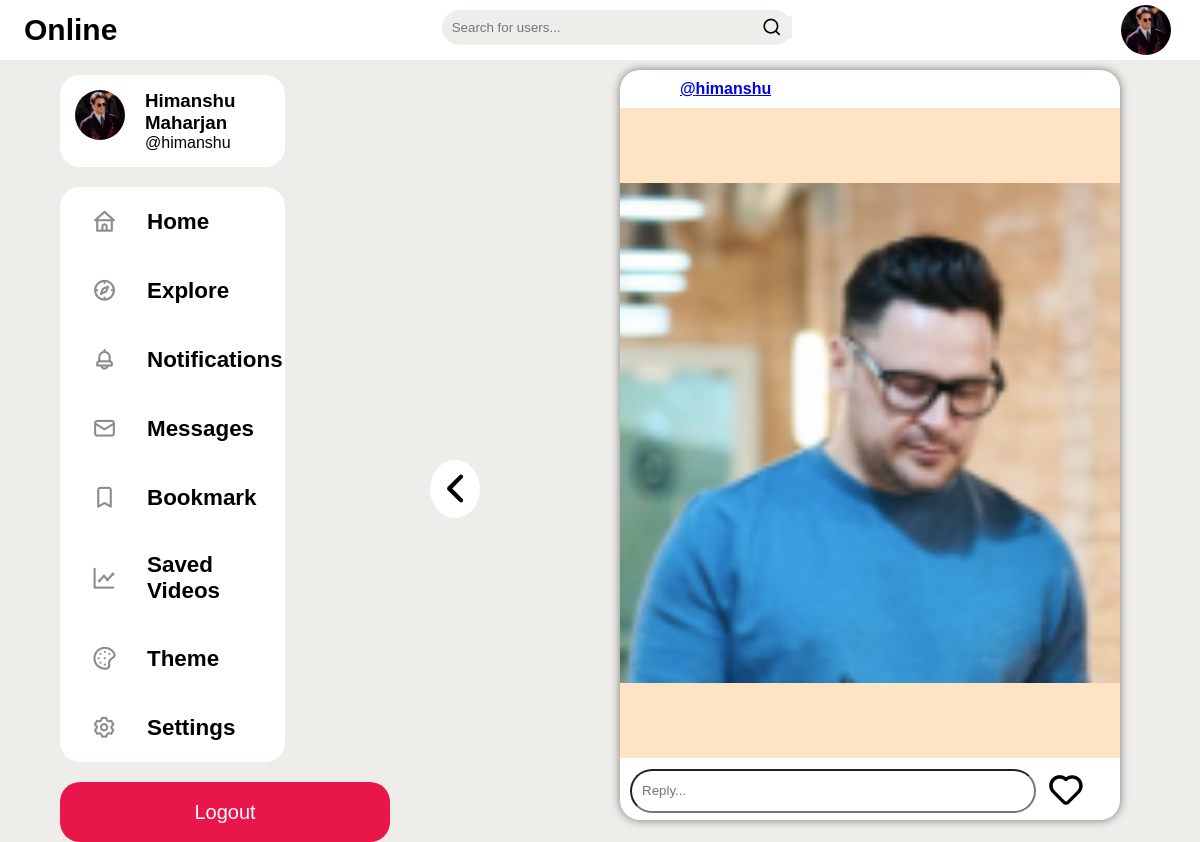
The app's page /stories (signed in) with its own data.
### core/models.py (models this page shows, shortened)
class Profile(models.Model):
    user = models.OneToOneField(User, related_name='profile', on_delete=models.CASCADE)
    bio = models.TextField(blank=True)
    profileimg = models.ImageField(upload_to='profile_images', default='blankprofile.jpg')
    location = models.CharField(max_length=100, blank=True)

class Stories(models.Model):
    story_image = models.ImageField(upload_to='post_story')
    user = models.CharField(max_length=100)

### core/views.py (the view)
# urls.py: path('stories', views.stories, name='stories'),
def stories(request):
    user_profile = Profile.objects.get(user=request.user)
    all_stories = Stories.objects.all()
    return render(request, 'stories.html', {'user_profile': user_profile, 'all_stories':all_stories})

### templates/stories.html (shortened to what this page needs)
{% load static %}
<!DOCTYPE html>
<html lang="en">
<head>
    <link rel="stylesheet" href="{% static 'stories.css' %}">
    <link rel="stylesheet" href="https://unicons.iconscout.com/release/v4.0.8/css/line.css">
</head>
<body>
    <nav class="navbar">
        <div class="left-nav">
            <h1 style="font-size: 30px; font-family:'Gill Sans', 'Gill Sans MT', Calibri, 'Trebuchet MS', sans-serif;">Online</h1>
        </div>
        <form action="{% url 'searchuser' %}" method="POST">
            <div class="searchbar">
                <input type="text" placeholder="Search for users..." name="search">
                <button type="submit"><i class="uil uil-search"></i></button>
            </div>
        </form>
        <div class="right-nav">
            <img src="{{user_profile.profileimg.url}}">
        </div>
    </nav>
    <main>
        <div class="container">
            <div class="left">
                <div class="profile">
                    <a href="/profile/{{user.username}}">
                        <div class="profile-photo">
                            <img src="{{user_profile.profileimg.url}}">
                        </div>
                    <div class="handle">
                        <h3>{{user.first_name}} {{user.last_name}}</h3>
                        <p>@{{user.username}}</p>
                    </div>
                    </a>
                </div>
                <div class="sidebar">
                    <a href="/" class="item"><i class="uil uil-home"></i>Home</a>
                    <a href="explore" class="item"><i class="uil uil-compass"></i>Explore</a>
                    <a class="item notify"><i class="uil uil-bell"></i>Notifications</a>
                    <a href="messages" class="item"><i class="uil uil-envelope-alt"></i>Messages</a>
                    <a href="bookmark" class="item"><i class="uil uil-bookmark"></i>Bookmark</a>
                    <a href="" class="item"><i class="uil uil-chart-line"></i>Saved Videos</a>
                    <a class="item"><i class="uil uil-palette"></i>Theme</a>
                    <a href="settings" class="item"><i class="uil uil-setting"></i>Settings</a>
                </div>
                <a href="logout"><button>Logout</button></a>
            </div>
            <div class="right">
                <div class="storybox" id="story-box">
                    {% for all_story in all_stories %}
                    <div class="view-stories" >
                        <div class="user-story-details">
                            <a href="/profile/{{all_story.user}}"><p><b>@{{all_story.user}}</b></p></a>
                        </div>
                        <div class="story-content">
                            <img src="{{all_story.story_image.url}}">
                        </div>
                        <div class="reply">
                            <input type="text" name="reply" placeholder="Reply...">
                            <i class="uil uil-heart"></i>
                        </div>
                    </div>
                    {% endfor %}
                </div>
                <i class="uil uil-angle-left-b story-sliders" id="story-left"></i>
            </div>
    </main>
</body>
</html>

### static/css/stories.css (style rules this page uses)
* { margin: 0; padding: 0; font-family: 'poppins', sans-serif; }
body { background-color: rgb(238, 237, 234); }
.navbar { display: flex; background-color: white; justify-content: space-between; position: sticky; top: 0; z-index: 100; }
.left-nav, .right-nav { display:flex ; margin: 5px 2%; align-items: center; }
.searchbar { background-color: rgb(238, 237, 234); border-radius: 25px; display: flex; width: 350px; margin:10px 0; align-items: center; }
.uil-search { font-size: 20px; width: 30px; cursor: pointer; margin-right: 10px; }
.navbar .searchbar button { border: none; }
.searchbar input { border: 0; width: 100%; outline: none; background: transparent; padding: 10px; }
.right-nav img { width: 50px; height: 50px; border-radius: 50%; margin: 0 5px; cursor: pointer; }
.container { display: flex; }
.left { width:25%; height:88vh; position: sticky; top: 70px; }
.right { width: 75%; height: 88vh; position: sticky; top: 70px; }
.profile { margin: 15px 15px 15px 60px; background-color: white; border-radius: 20px; display: flex; }
.profile a { display: flex; margin: 15px; text-decoration: none; color: black; }
.handle { margin-left: 20px; }
.profile-photo img { width: 50px; border-radius: 50%; }
.left .sidebar { margin: 20px 15px 20px 60px; background-color: white; border-radius: 20px; font-size: 1.4rem; }
.sidebar a { display: flex; align-items: center; text-decoration: none; padding: 20px 0px ; cursor: pointer; transition: all 300ms ease; color: black; font-weight: bold; position: relative; }
.left .sidebar a i { padding-right: 30px; margin-left: 2rem; color: rgb(140, 139, 139); font-size: 25px; }
.left a button { padding: 15px; background-color: rgb(233, 22, 75); margin: 0px 0 0 60px; width: 330px; height: 60px; color: white; border-radius: 20px; border: none; font-size: 20px; cursor: pointer; }
.storybox { position: fixed; background-color: white; border-radius: 20px; min-width: 500px; max-width: 500px; height: 750px; top: 70px; left: 620px; box-shadow: 0 0 10px rgba(0,0,0,0.5); z-index: 8; display: flex; overflow: hidden; }
.view-stories { min-width: 500px; max-width: 500px; position: relative; }
.view-stories .user-story-details { padding: 10px; display: flex; align-items: center; }
.view-stories .story-content { max-height: 650px; min-height: 650px; min-width: 500px; max-width: 500px; background-color: bisque; display: flex; align-items: center; overflow: hidden; }
.view-stories .story-content img { width: 500px; }
.view-stories .reply { display: flex; margin: 10px 0 0 10px; font-size: 40px; align-items: center; }
.view-stories .reply input { height: 40px; width: 80%; border-radius: 30px; padding-left: 10px; margin-right: 10px; }
#story-left { position: absolute; background-color: white; font-size: 50px; border-radius: 50%; top: 400px; left: 130px; }

### records on screen
Profile: profileimg (picture)
Stories: user "himanshu", story_image (picture)

### other values on screen
{{ user.first_name }} "Himanshu"
{{ user.last_name }} "Maharjan"
{{ user.username }} "himanshu"
